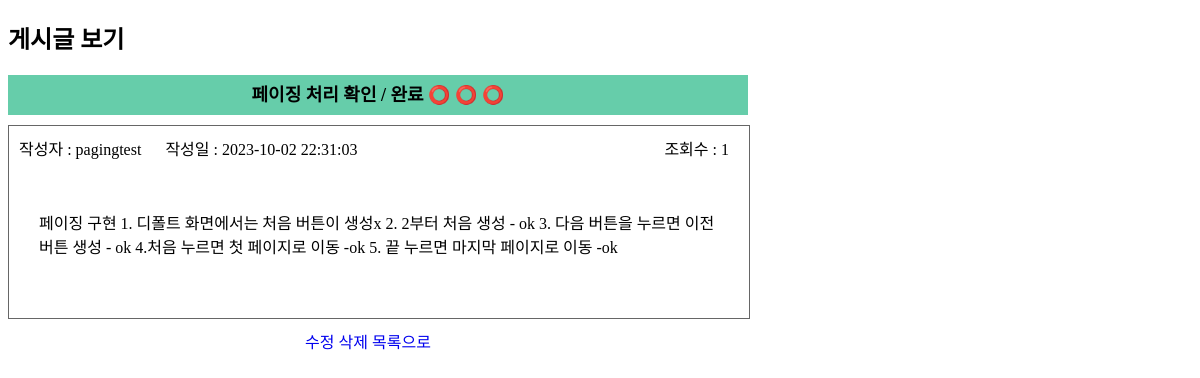
Screenshot of /php/view.php?no=20 with the database file from the repository.
### tables this page shows
CREATE TABLE IF NOT EXISTS `boards` (
  `b_no` int unsigned NOT NULL AUTO_INCREMENT,
  `b_subject` varchar(100) NOT NULL,
  `b_content` text NOT NULL,
  `b_date` datetime NOT NULL,
  `b_hit` int unsigned NOT NULL DEFAULT '0',
  `b_id` varchar(20) NOT NULL,
  `b_pw` varchar(50) NOT NULL,
  PRIMARY KEY (`b_no`)
);

### php/view.php (the view, shortened to what this page needs)
<?php
require_once("./dbconnect.php");
$no = $_GET["no"];
		?>
	<?php
$sql = 'SELECT b_subject, b_content, b_date, b_hit, b_id FROM boards WHERE b_no = ' . $no;
$result = $db->query($sql);
$row = $result->fetch_array();
?>
<!DOCTYPE html>
<html lang="ko">
<head>
	<link rel="stylesheet" href="../css/style1.css">
</head>
<body>
	<article class="boardsArticle">
		<h2>게시글 보기</h2>
		<div id="boardView">
			<div id="bSubject"><?=$row["b_subject"] ?></div>
		<div id="bInfo">
			<span id="ID">작성자 : <?= $row["b_id"]?></span>
			<span id="bDate">작성일 : <?=$row["b_date"]?></span>
			<span id="bHit">조회수 : <?=$row["b_hit"]?></span>
			<div id="bContent"><?=$row["b_content"]?></div>
		</div>
		</div>
		<div class="btnSet">
			<a href="./write.php?no=<?=$no?>">수정</a>
			<a href="./delete.php?no=<?=$no?>">삭제</a>
			<a href="./">목록으로</a>
		</div>
	</article>
</body>
</html>

### css/style1.css (style rules this page uses)
a { text-decoration: none; }
#boardView #bSubject { width: 720px; font-size: 18px; font-weight: bold; text-align: center; background-color: mediumaquamarine; line-height: 30px; padding: 5px 10px; }
#boardView #bInfo { position: relative; width: 720px; margin: 10px 0; border: 1px solid #666; padding: 10px 10px; }
#bInfo #ID, #bDate { margin-right: 20px; }
#bInfo #bHit { position: absolute; right: 0; padding-right: 20px; }
#boardView #bContent { margin: 30px 0; padding: 20px; }
.btnSet { width:720px; text-align: center; }

### rows the page displays
boards: b_subject "페이징 처리 확인 / 완료 ⭕ ⭕ ⭕", b "pagingtest", b_date "2023-10-02 22:31:03", b_hit "1", b_content "페이징 구현 1. 디폴트 화면에서는 처음 버튼이 생성x 2. 2부터 처음 생성 - ok 3. 다음 버튼을 누르면 이전버튼 생성 - ok 4.처음 누르면 첫 페이지로 이동 -ok 5. 끝 누르면 마지막 페이지로 이동 -ok"
